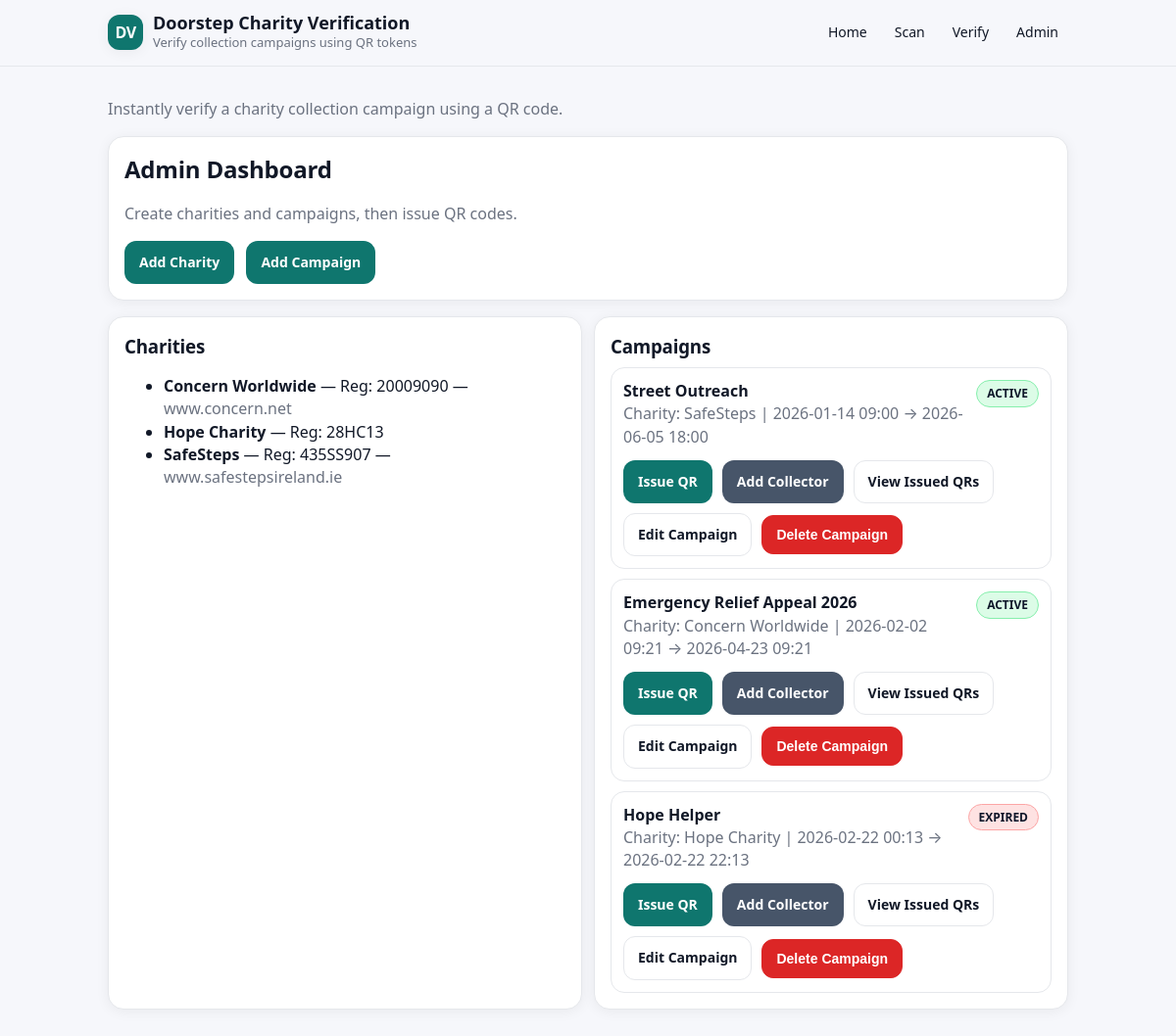
Page /admin/ (signed in) on the committed database.
### app/models.py (models this page shows)
class Charity(db.Model):
    __tablename__ = "charities"
    id = db.Column(db.Integer, primary_key=True)
    name = db.Column(db.String(200), nullable=False)
    registration_number = db.Column(db.String(100), unique=True, nullable=False)
    website = db.Column(db.String(255), nullable=True)
    campaigns = db.relationship("Campaign", backref="charity", lazy=True)

class Campaign(db.Model):
    __tablename__ = "campaigns"
    id = db.Column(db.Integer, primary_key=True)
    charity_id = db.Column(db.Integer, db.ForeignKey("charities.id"), nullable=False)
    title = db.Column(db.String(200), nullable=False)
    description = db.Column(db.Text, nullable=True)
    starts_at = db.Column(db.DateTime, nullable=False)
    ends_at = db.Column(db.DateTime, nullable=False)
    status = db.Column(db.String(20), default="active", nullable=False)
    created_at = db.Column(db.DateTime, default=datetime.utcnow, nullable=False)
    @property
    def computed_status(self):
        now = datetime.utcnow()
        if self.starts_at and self.starts_at > now:
            return "UPCOMING"
        elif self.ends_at and self.ends_at < now:
            return "EXPIRED"
        return "ACTIVE"

### app/routes_admin.py (the view)
@admin_bp.get("/")
@login_required
def dashboard():
    charities = Charity.query.order_by(Charity.name.asc()).all()
    campaigns = Campaign.query.order_by(Campaign.created_at.desc()).all()
    return render_template("admin/dashboard.html", charities=charities, campaigns=campaigns)

### app/__init__.py (called while the page is built)
@login_manager.user_loader
def load_user(user_id):
        from app.models import User
        return User.query.get(int(user_id))

### app/templates/admin/dashboard.html
{% extends "base.html" %}
{% block content %}
  <div class="card">
    <h2>Admin Dashboard</h2>
    <p class="muted">Create charities and campaigns, then issue QR codes.</p>
    <div style="margin-top: 12px;">
      <a class="btn" href="{{ url_for('admin.new_charity') }}">Add Charity</a>
      <a class="btn" href="{{ url_for('admin.new_campaign') }}" style="margin-left: 8px;">Add Campaign</a>
    </div>
  </div>
  <div class="row">
    <div class="card">
      <h3>Charities</h3>
      {% if charities %}
        <ul>
          {% for c in charities %}
            <li>
              <strong>{{ c.name }}</strong>
              {% if c.registration_number %}
                — Reg: {{ c.registration_number }}
              {% endif %}
              {% if c.website %}
                — <span class="muted">{{ c.website }}</span>
              {% endif %}
            </li>
          {% endfor %}
        </ul>
      {% else %}
        <p class="muted">No charities yet.</p>
      {% endif %}
    </div>
    <div class="card">
  <h3>Campaigns</h3>
  {% if campaigns %}
    <ul class="clean">
      {% for cam in campaigns %}
        <li class="item">
          <div style="display:flex; justify-content:space-between; align-items:flex-start; gap:12px;">
            <div>
              <strong>{{ cam.title }}</strong><br>
              <span class="muted">
                Charity: {{ cam.charity.name if cam.charity else "Unassigned" }}
                {% if cam.starts_at and cam.ends_at %}
                  | {{ cam.starts_at.strftime('%Y-%m-%d %H:%M') }} →
                    {{ cam.ends_at.strftime('%Y-%m-%d %H:%M') }}
                {% endif %}
              </span>
            </div>
            {% if cam.computed_status == "ACTIVE" %}
              <span class="badge badge-success">ACTIVE</span>
            {% elif cam.computed_status == "EXPIRED" %}
              <span class="badge badge-danger">EXPIRED</span>
            {% elif cam.computed_status == "UPCOMING" %}
              <span class="badge badge-info">UPCOMING</span>
            {% endif %}
          </div>
          <div class="actions" style="margin-top:12px; display:flex; gap:10px; flex-wrap:wrap;">
            <a class="btn" href="{{ url_for('admin.issue_qr_page', campaign_id=cam.id) }}">
              Issue QR
            </a>
            <a class="btn secondary" href="{{ url_for('admin.new_collector', campaign_id=cam.id) }}">
              Add Collector
            </a>
            <a class="btn outline" href="{{ url_for('admin.issued_qrs', campaign_id=cam.id) }}">
              View Issued QRs
            </a>
            <a class="btn outline" href="{{ url_for('admin.edit_campaign', campaign_id=cam.id) }}">
              Edit Campaign
            </a>
            <form method="POST"
                  action="{{ url_for('admin.delete_campaign', campaign_id=cam.id) }}"
                  onsubmit="return confirm('Are you sure you want to delete this campaign? This cannot be undone.');"
                  style="display:inline;">
              <button type="submit" class="btn btn-danger">Delete Campaign</button>
            </form>
          </div>
        </li>
      {% endfor %}
    </ul>
  {% else %}
    <p class="muted">No campaigns yet.</p>
  {% endif %}
</div>
  </div>
{% endblock %}

### app/templates/base.html (shortened to what this page needs)
<!doctype html>
<html lang="en">
<head>
</head>
<body>
  <div class="topbar">
    <div class="topbar-inner">
      <div class="brand">
        <div class="logo">DV</div>
        <div>
          <h1>Doorstep Charity Verification</h1>
          <p>Verify collection campaigns using QR tokens</p>
        </div>
      </div>
      <nav class="nav">
      <a href="{{ url_for('public.home') }}">Home</a>
      <a href="{{ url_for('public.scan') }}">Scan</a>
      <a href="{{ url_for('public.verify_page') }}">Verify</a>
      <a href="{{ url_for('auth.login') }}">Admin</a>
    </nav>
    </div>
  </div>
  <div class="wrap">
    <p class="page-lead">
      Instantly verify a charity collection campaign using a QR code.
    </p>
    {% block content %}{% endblock %}
  </div>
</body>
</html>

### app/templates/base.html (style rules this page uses)
:root { --bg: #f6f7fb; --card: #ffffff; --text: #111827; --muted: #6b7280; --border: #e5e7eb; --shadow: 0 2px 14px rgba(0,0,0,0.06); --primary: #0f766e; --primary-dark: #0b5f59; --secondary: #475569; --success-bg: #dcfce7; --success-border: #86efac; --danger-bg: #fee2e2; --danger-border: #fca5a5; --warning-bg: #ffedd5; --warning-border: #fdba74; --info-bg: #dbeafe; --info-border: #93c5fd; }
body { font-family: system-ui, -apple-system, Segoe UI, Roboto, Arial, sans-serif; margin: 0; background: var(--bg); color: var(--text); line-height: 1.45; }
.wrap { max-width: 980px; margin: 0 auto; padding: 18px; }
.topbar { position: sticky; top: 0; background: rgba(246,247,251,0.85); backdrop-filter: blur(8px); border-bottom: 1px solid var(--border); z-index: 5; }
.topbar-inner { max-width: 980px; margin: 0 auto; padding: 14px 18px; display: flex; gap: 12px; align-items: center; justify-content: space-between; }
.brand { display: flex; gap: 10px; align-items: center; }
.logo { width: 36px; height: 36px; border-radius: 12px; background: var(--primary); box-shadow: var(--shadow); display: grid; place-items: center; color: white; font-weight: 800; letter-spacing: -0.5px; }
.brand h1 { font-size: 18px; margin: 0; line-height: 1.1; }
.brand p { margin: 0; color: var(--muted); font-size: 13px; }
.nav { display: flex; gap: 8px; flex-wrap: wrap; align-items: center; justify-content: flex-end; }
.nav a { text-decoration: none; color: var(--text); font-size: 14px; padding: 8px 10px; border-radius: 10px; }
h2, h3 { margin: 0 0 8px 0; letter-spacing: -0.2px; }
.page-lead { margin: 14px 0 16px; color: var(--muted); }
.card { background: var(--card); border: 1px solid var(--border); border-radius: 16px; padding: 16px; box-shadow: var(--shadow); margin-bottom: 16px; }
.muted { color: var(--muted); }
a.btn, button.btn { display: inline-flex; align-items: center; gap: 8px; padding: 11px 14px; border-radius: 12px; background: var(--primary); color: white; text-decoration: none; border: 1px solid transparent; cursor: pointer; font-size: 14px; font-weight: 600; transition: transform .04s ease, background .15s ease, box-shadow .15s ease; }
a.btn.secondary, button.btn.secondary { background: var(--secondary); }
a.btn.outline, button.btn.outline { background: transparent; color: var(--text); border: 1px solid var(--border); }
.actions { display:flex; gap: 10px; align-items: center; margin-top: 12px; }
.row { display: grid; grid-template-columns: 1fr; gap: 12px; }
@media (min-width: 800px) { .row { grid-template-columns: 1fr 1fr; } }
ul.clean { list-style: none; padding: 0; margin: 0; display: grid; gap: 10px; }
.item { border: 1px solid var(--border); border-radius: 14px; padding: 12px; background: #fff; }
a.btn-danger, button.btn-danger { background: #dc2626; border: 1px solid #dc2626; color: white; }
.badge { display:inline-flex; align-items:center; gap: 6px; padding: 4px 10px; border-radius: 999px; font-size: 12px; font-weight: 700; border: 1px solid var(--border); background: #f8fafc; color: #0f172a; white-space: nowrap; }
.badge-success { background: var(--success-bg); border-color: var(--success-border); }
.badge-danger { background: var(--danger-bg); border-color: var(--danger-border); }

### rows in the picture
Charity: name "Concern Worldwide", registration_number "20009090", website "www.concern.net"
Charity: name "Hope Charity", registration_number "28HC13"
Charity: name "SafeSteps", registration_number "435SS907", website "www.safestepsireland.ie"
Campaign: title "Street Outreach", charity "SafeSteps", starts_at "2026-01-14 09:00", ends_at "2026-06-05 18:00", shows "ACTIVE"
Campaign: title "Emergency Relief Appeal 2026", charity "Concern Worldwide", starts_at "2026-02-02 09:21", ends_at "2026-04-23 09:21", shows "ACTIVE"
Campaign: title "Hope Helper", charity "Hope Charity", starts_at "2026-02-22 00:13", ends_at "2026-02-22 22:13", shows "EXPIRED"
